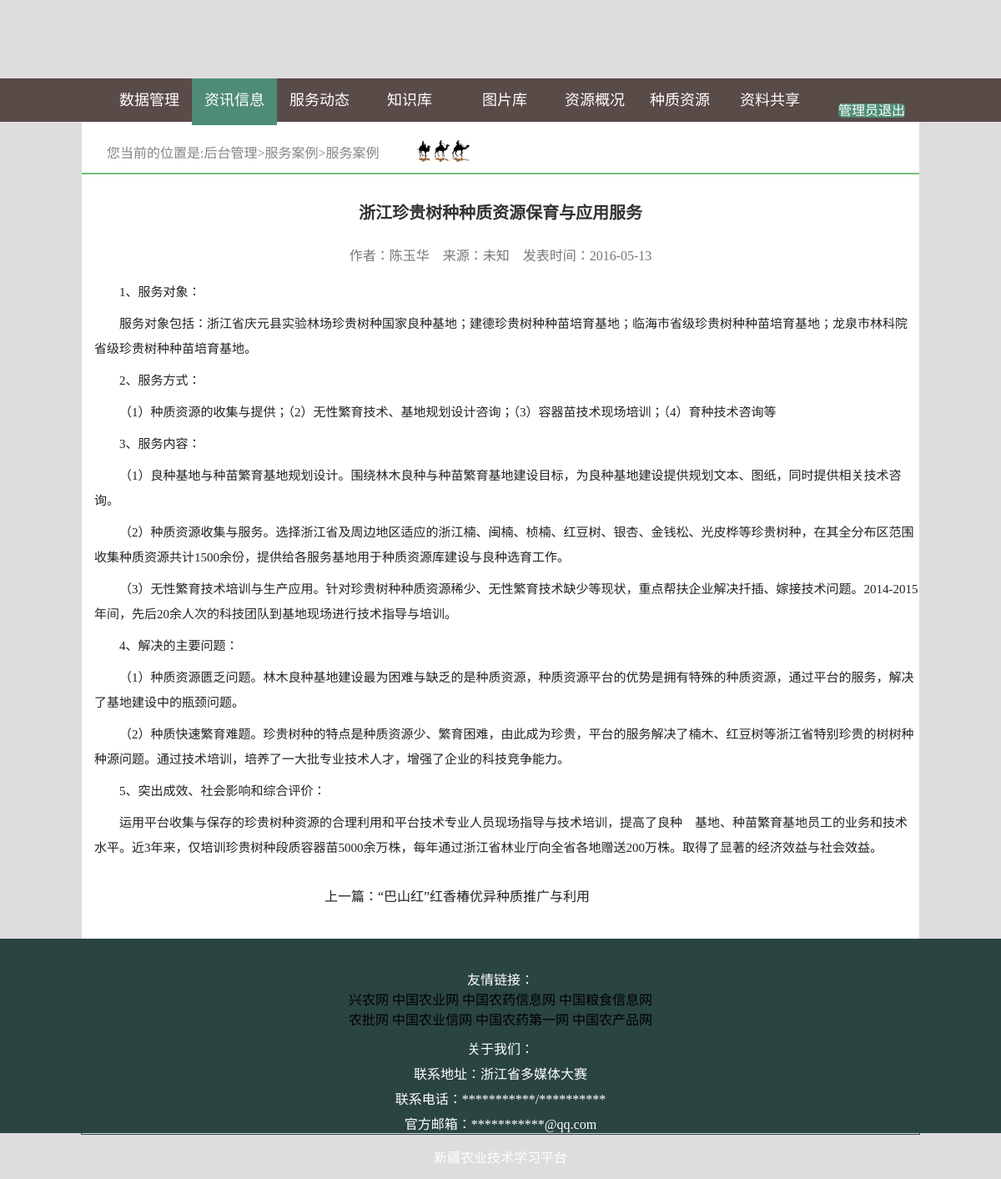
The app's page /tree/houtai/service/service_detail.php with its own data.
### tree/houtai/php/open.php (called while the page is built, shortened)
<?php
function open_form_id($form,$id){
	if($id){
		$sql_form="SELECT * FROM `$form` WHERE id=$id";
		$result=mysql_query($sql_form,$GLOBALS['conn'] )or die("error connecting");
		$row=mysql_fetch_array($result);
	}
	else{
		$row="";
	}
	return $row;
}
?>

### tree/houtai/php/functions_service_detail.php (the view, shortened to what this page needs)
<?php
	include("open.php");
function detail_nav($get_form,$page){
	if($get_form=="")
	{
		$get_form=1;
	}
	$nav="<span>您当前的位置是:</span><a href='../houtai.php'>后台管理></a>";
	switch($get_form){
		case 1:$nav.="<a href='service.php?form=".$get_form."'>服务案例></a>";break;
	}
	switch($get_form){
		case 1:$nav.="<span>服务案例</span>";break;
	}
	echo $nav;
}
function detail($form,$id,$page){
	$row=open_form_id($form,$id);
	$total_sql="SELECT COUNT(*) FROM `$form`";
	$total_result=mysql_fetch_array(mysql_query($total_sql));
	$total=$total_result[0];
	if($form=="service-policy-biaozhun"){
		$p_array=explode("|",$row["content"]);
		$many=count($p_array);
	}
	else{
		$p_array=explode("|",$row["content"]);
		$many=count($p_array);
		}
	$div="<p class='tit'>";
	$div.=$row["title"];
	$div.="</p><div class='xijie'><span>作者：";
	if(!$row["author"]){
		$div.="未知";
	}
	else{$div.=$row["author"];}
	$div.="&nbsp;&nbsp;&nbsp;&nbsp;</span><span>来源：";
	if(!$row["laiyuan"]){
		$div.="未知";
	}
	else{$div.=$row["laiyuan"];}
	$div.="&nbsp;&nbsp;&nbsp;&nbsp;</span><span>发表时间：";
	$div.=$row["time"]."</span>";
	$div.="</div><div class='main'>";
	$div.="<p>";
	$div.=$p_array[0];
	$div.="</p>";
	for($i=1;$i<$many;$i++){
		$div.="<p>";
		$div.=$p_array[$i];
		$div.="</p>";
	}
	$div.="<div class='a'>";
	if($id<$total){
		$id_up=$id+1;
		$row_up=open_form_id($form,$id_up);
		$div.="<a href='service_detail.php?form=".$_GET["form"]."&id=".$id_up."&page=".$page."'>";
		$div.="上一篇：";
		$div.=$row_up["title"];
		$div.="</a>&nbsp;&nbsp;&nbsp;&nbsp;&nbsp;&nbsp;&nbsp;&nbsp;&nbsp;&nbsp;&nbsp;&nbsp;&nbsp;";
		$div.="&nbsp;&nbsp;&nbsp;&nbsp;&nbsp;&nbsp;&nbsp;&nbsp;&nbsp;&nbsp;&nbsp;&nbsp;&nbsp;";
   }
	$div.="</div></div>";
   	echo $div;
}
?>

### tree/houtai/css/chuShiHua.css (style rules this page uses)
body { margin: 0;padding: 0;font-family: "微软雅黑" }
* { text-decoration: none;list-style: none; padding:0px 0px 0px 0;margin: 0px 0px 0px 0px; border:none; }
p { padding:0px 0px 0px 0;margin: 0px 0px 0px 0px; }
a,input,button { outline:none;border:none }
a { color:#000; }
body { margin:0px auto; width:100%; background: #dddddd; }

### tree/houtai/css/service_detail.css (style rules this page uses)
#content .title .nav a { text-decoration: none; color:#848484; }
#content .con .tit { font-size: 20px; color: #333; font-weight: bold; text-align: center; padding-top: 30px; }
#content .con .xijie { color: #777; height: 24px; text-align: center; padding-top: 25px; padding-bottom: 10px; }
#content .con .main p { line-height: 30px; font-size: 15px; color: #222; text-indent: 30px; margin-top:8px; padding-left:15px; }
#content .con .main .a { width:1004px; text-align: center; margin-top:30px; padding-bottom: 40px; }
#content .con .main .a a { text-decoration: none; color: #222; }

### records on screen
service-anli: time "2016-05-13", content "服务对象包括：浙江省庆元县实验林场珍贵树种国家良种基地；建德珍贵树种种苗培育基地；临海市省级珍贵树种种苗培育基地；龙泉市林科院省级珍贵树种种苗培育基地。", content "2、服务方式：", content "（1）种质资源的收集与提供；（2）无性繁育技术、基地规划设计咨询；（3）容器苗技术现场培训；（4）育种技术咨询等", content "3、服务内容：", content "（1）良种基地与种苗繁育基地规划设计。围绕林木良种与种苗繁育基地建设目标，为良种基地建设提供规划文本、图纸，同时提供相关技术咨询。", content "（2）种质资源收集与服务。选择浙江省及周边地区适应的浙江楠、闽楠、桢楠、红豆树、银杏、金钱松、光皮桦等珍贵树种，在其全分布区范围收集种质资源共计1500余份，提供给各服务基地用于种质资源库建设与良种选育工作。", content "（3）无性繁育技术培训与生产应用。针对珍贵树种种质资源稀少、无性繁育技术缺少等现状，重点帮扶企业解决扦插、嫁接技术问题。2014-2015年间，先后20余人次的科技团队到基地现场进行技术指导与培训。", content "4、解决的主要问题：", content "（1）种质资源匮乏问题。林木良种基地建设最为困难与缺乏的是种质资源，种质资源平台的优势是拥有特殊的种质资源，通过平台的服务，解决了基地建设中的瓶颈问题。", content "（2）种质快速繁育难题。珍贵树种的特点是种质资源少、繁育困难，由此成为珍贵，平台的服务解决了楠木、红豆树等浙江省特别珍贵的树树种种源问题。通过技术培训，培养了一大批专业技术人才，增强了企业的科技竞争能力。", content "5、突出成效、社会影响和综合评价：", content "运用平台收集与保存的珍贵树种资源的合理利用和平台技术专业人员现场指导与技术培训，提高了良种 基地、种苗繁育基地员工的业务和技术水平。近3年来，仅培训珍贵树种段质容器苗5000余万株，每年通过浙江省林业厅向全省各地赠送200万株。取得了显著的经济效益与社会效益。"

### other values on screen
$div "浙江珍贵树种种质资源保育与应用服务 陈玉华 未知 1、服务对象："
